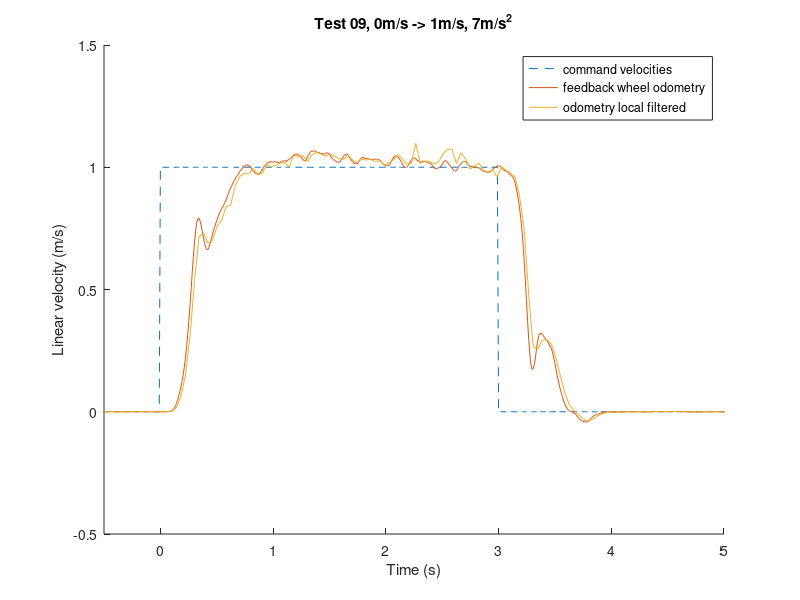

Write the MATLAB code that produced this figure.
clear all;
close all;
%%%%%%%%%%%%%%%%%%% Read command velocities %%%%%%%%%%%%%%%%%%%%%%%%%%%%%%%
cmd_vel = csvread('_slash_segway_slash_cmd_vel.csv',1,0);
% Data format is: rosbagTimestamp,linear,x,y,z,angular,x,y,z
cmd_time = cmd_vel(:,1)/10^9;
cmd_lin = cmd_vel(:,3);
start_col = find(cmd_lin,1);% Find the first non-zero point
start_time = cmd_time(start_col);
cmd_time = cmd_time - start_time;
figure
hold on
plot(cmd_time,cmd_lin,'--');
%%%%%%%%%%%%%%%%%%% Read feedback_wheel_odometry %%%%%%%%%%%%%%%%%%%%%%%%%%%%%%%
% fid = fopen('wheel_odometry.csv','r');
% dlmread() and csvread() are designed to only expect numeric values, 
% So we need to delete all the non-numerics values.(Finish this step in sublime or other editers)

% Original data format is:
% rosbagTimestamp,header,seq,stamp,secs,nsecs,frame_id,child_frame_id,pose,
% pose,position,x,y,z,orientation,x,y,z,w,covariance,twist,twist,linear,x,y,z,
% angular,x,y,z,covariance

% After deleting non numeric values, data format is:
% rosbagTimestamp,seq,secs,nsecs,(position)x,(position)y,(position)z,(orientation)x,(orientation)y,(orientation)z,(orientation)w,
% covariance(36numbers),(linear)x,(linear)y,(linear)z,(angular)x,(angular)y,(angular)z,covariance(36numbers)

feedback_wheel_odometry = csvread('feedback_wheel_odometry.csv');
feedback_wheel_time = feedback_wheel_odometry(:,3) + feedback_wheel_odometry(:,4)/10^9;
feedback_wheel_time = feedback_wheel_time - start_time;
feedback_wheel_lin = feedback_wheel_odometry(:,48);
plot(feedback_wheel_time,feedback_wheel_lin);

%%%%%%%%%%%%%%%%%%% Read odometry_local_filtered %%%%%%%%%%%%%%%%%%%%%%%%%%%%%%%
odometry_local = csvread('odometry_local_filtered.csv');
odometry_local_time = odometry_local(:,3) + odometry_local(:,4)/10^9;
odometry_local_time = odometry_local_time - start_time;
odometry_local_lin = odometry_local(:,48);
plot(odometry_local_time,odometry_local_lin);
legend('command velocities','feedback wheel odometry','odometry local filtered','Location','best')
axis([-0.5 5 -0.5 1.5])
xlabel('Time (s)')
ylabel('Linear velocity (m/s)')
title('Test 09, 0m/s -> 1m/s, 7m/s^2')
